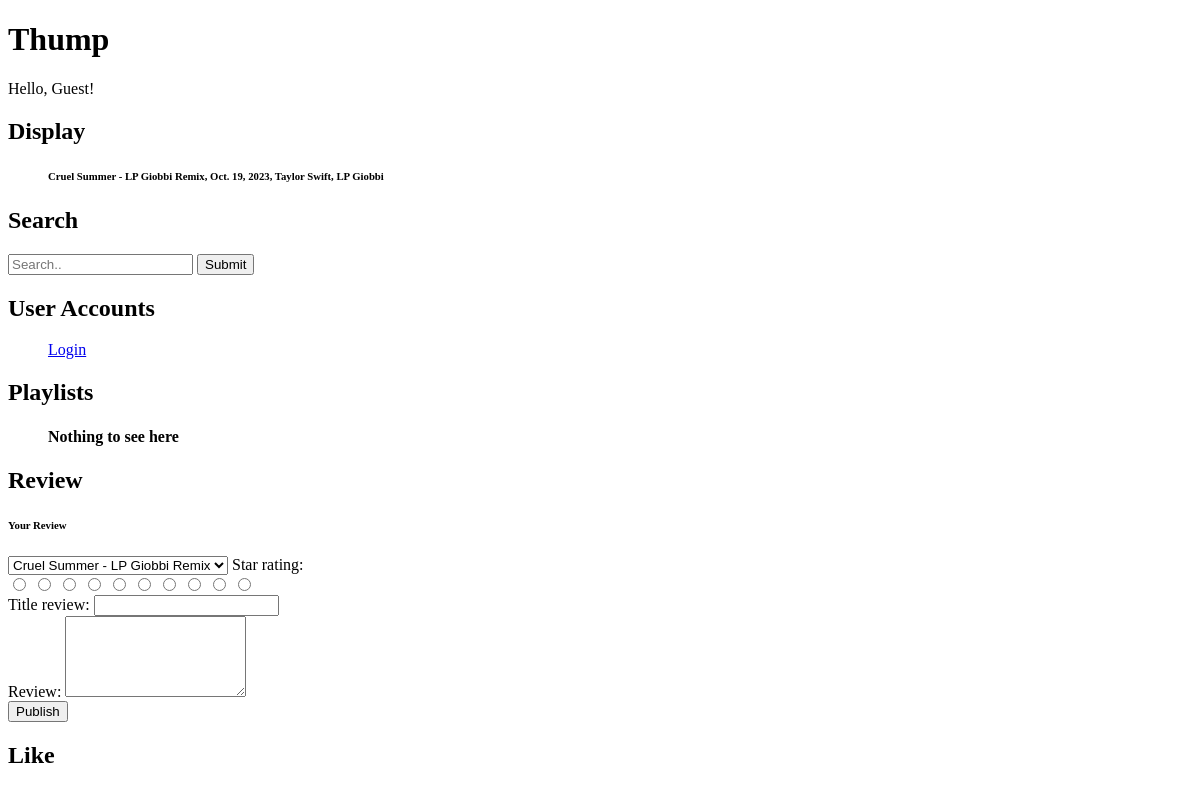
The app's page /, older data.
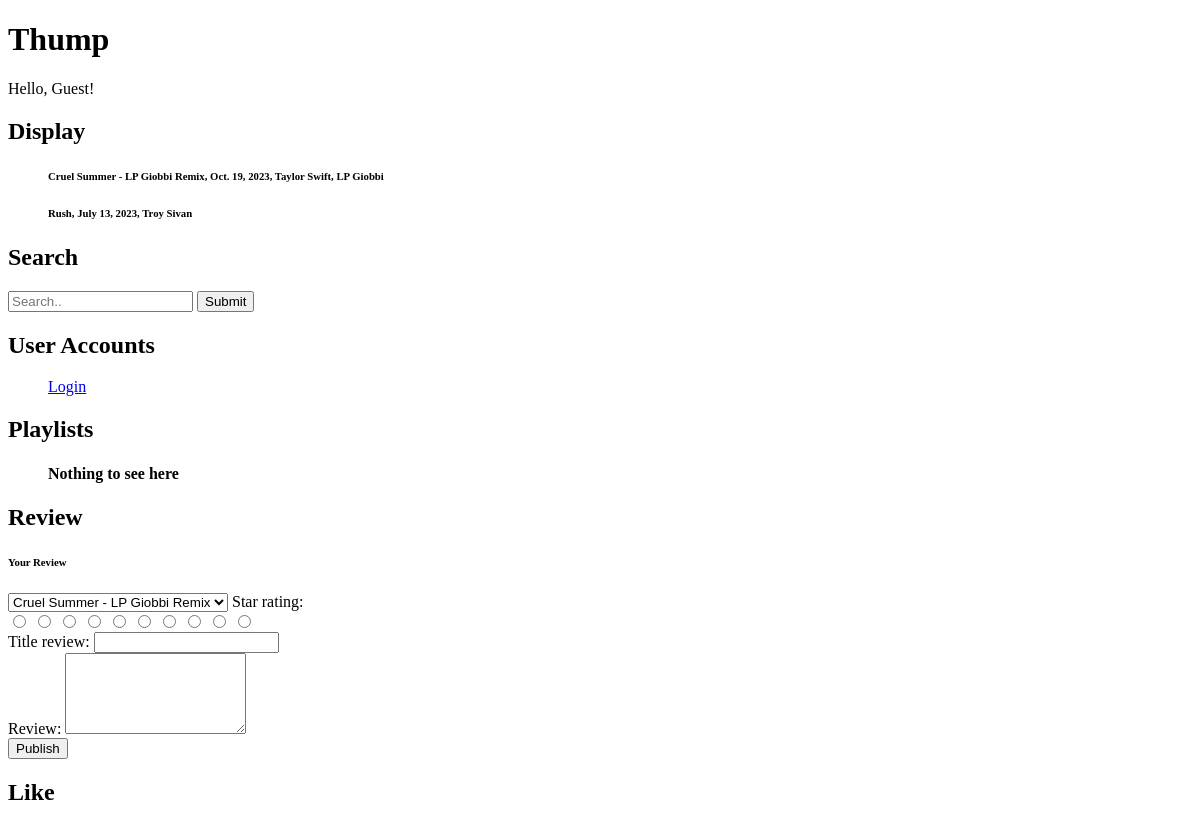
The same page, newer data.
### testApp/models.py (models this page shows, shortened)
class Songs(models.Model):
    title = models.CharField(max_length=200)
    artist = models.ManyToManyField(Artists)
    date = models.DateField(default=datetime.now)
    length = models.DurationField(default=timedelta)

class Artists(models.Model):
    name = models.CharField(max_length=100)
    def __str__(self):
        return '%s' % self.name

### testApp/views.py (the view)
# urls.py: path('', views.index, name='index'),
def index(request):
    songs = Songs.objects.all()
    artists = Artists.objects.all()
    albums = Albums.objects.all()
    playlists = Playlist.objects.all()
    reviews = Reviews.objects.all()
    return render(request, 'index.html', {'songs': songs, 'artists': artists, 'albums': albums, 'playlists': playlists, 'reviews': reviews})

### testApp/templates/index.html (shortened to what the changed rows need)
<!DOCTYPE html>
<html lang="">
<head>
</head>
<body>
    <h1>Thump</h1>
    <h2>Display</h2>
    <ul>
        {% for Songs in songs|slice:":5" %}
            <h6>{{ Songs.title }}, {{ Songs.date }}, {{ Songs.artist.all|join:", "  }}</h6>
        {% endfor %}
    </ul>
    <h2>Search</h2>
    <h2>User Accounts</h2>
    <h2>Playlists</h2>
    <h2>Review</h2>
    <h2>Like</h2>
</body>
</html>

Row changes from the older to the newer data that the page shows:
added Songs: title "Rush", date "July 13, 2023", artist.all "Troy Sivan"
